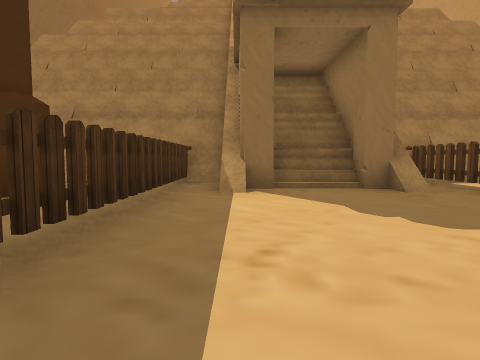
[1] (above)

24 first-person views from a walk through a 3-D level made in the Unity game engine. The camera is 1.2 m above the floor, tilts 4° down and sees 75° across. The floor is counted in squares, 2 m on a side. Each view is taken from the middle of a square. On the plan, view 1 faces up. The plan holds only what a view shows up to about 9 squares ahead; the rest is blank. The place goes on beyond the plan. The player character is not drawn. Some animated figures are left out. Some surface patterns are stand-ins.

[2]
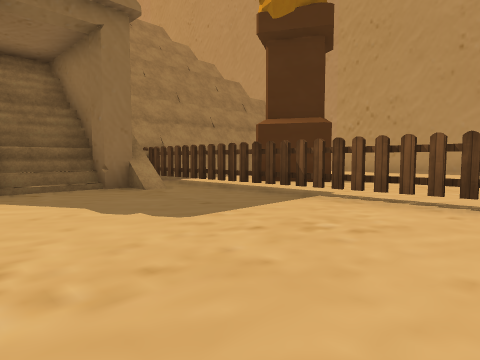

[3]
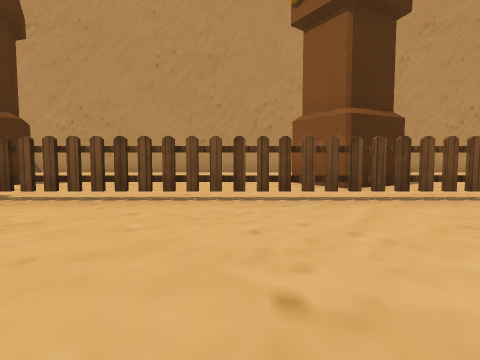

[4]
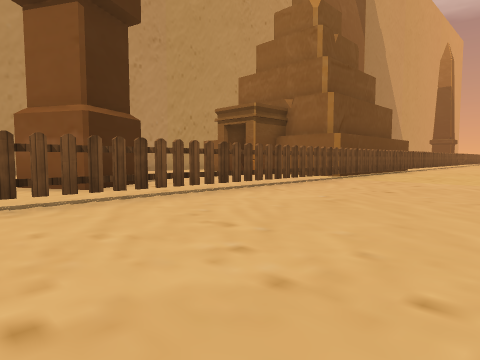

[5]
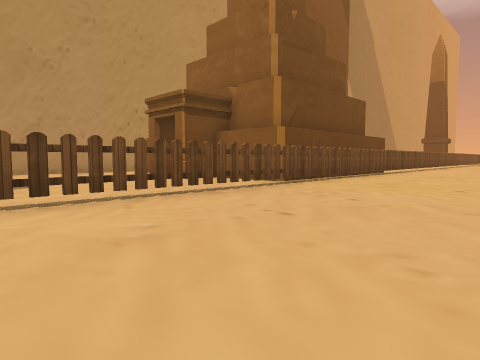

[6]
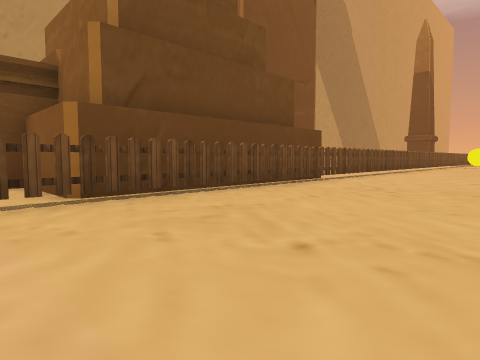

[7]
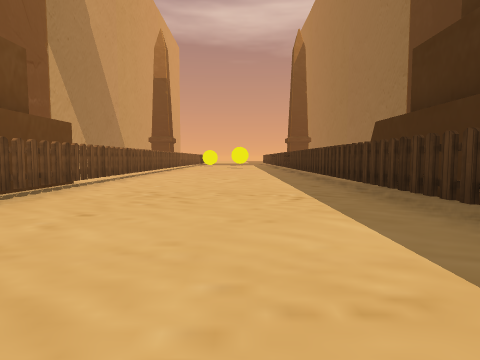

[8]
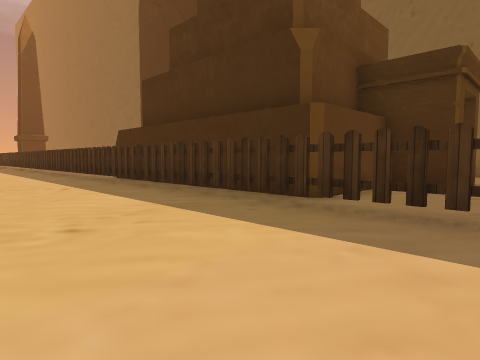

[9]
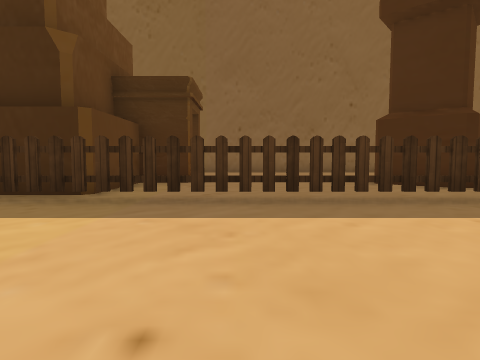

[10]
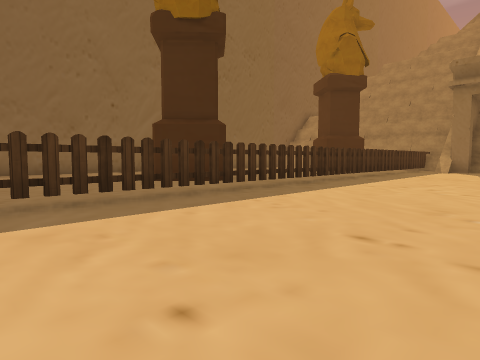

[11]
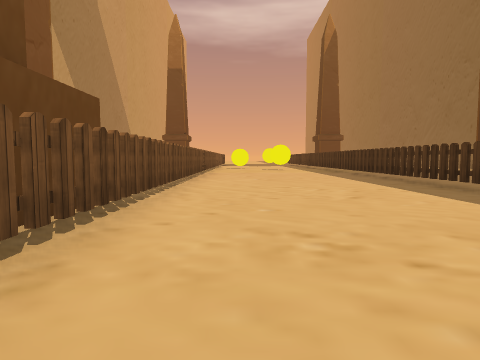

[12]
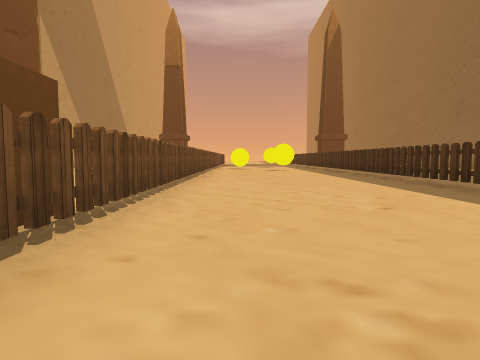

[13]
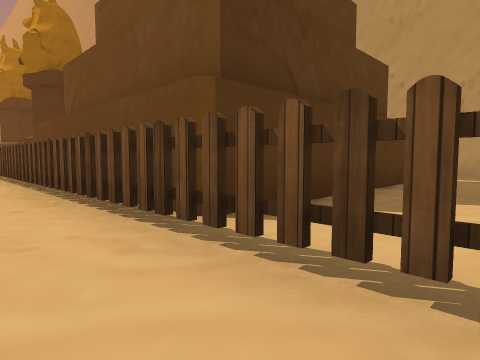

[14]
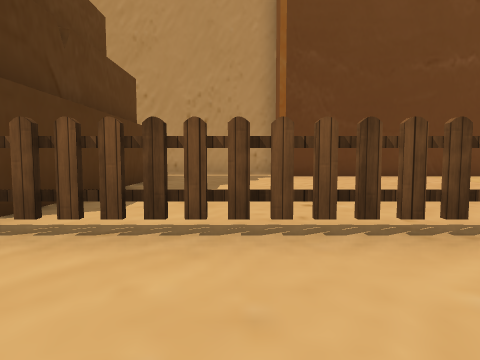

[15]
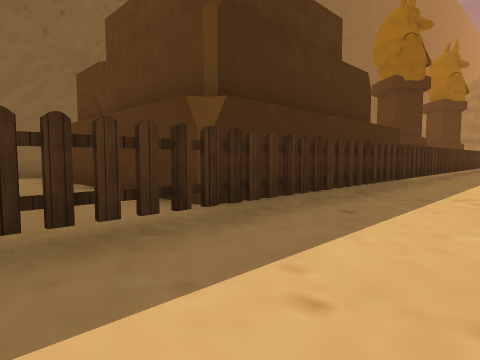

[16]
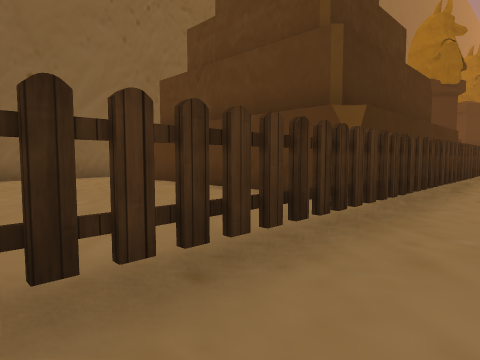

[17]
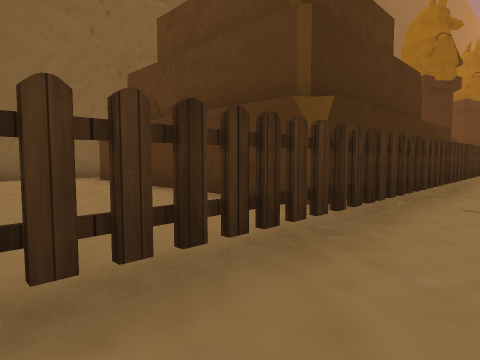

[18]
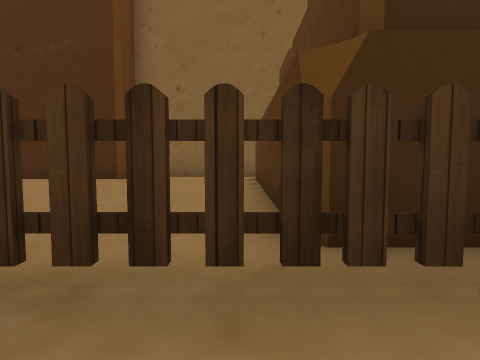

[19]
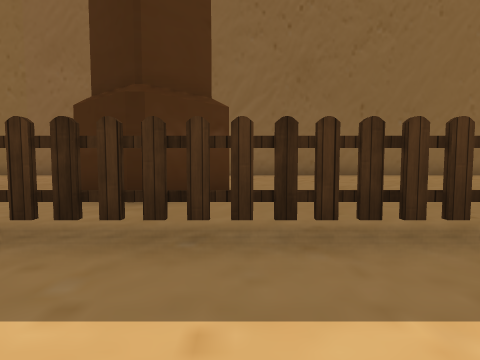

[20]
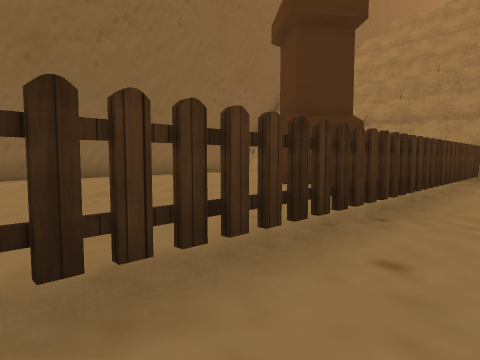

[21]
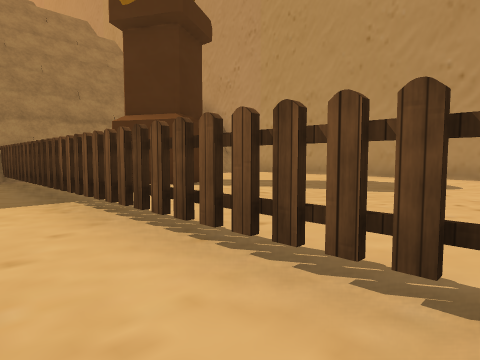

[22]
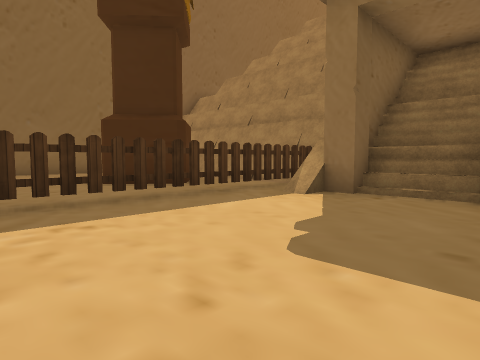

[23]
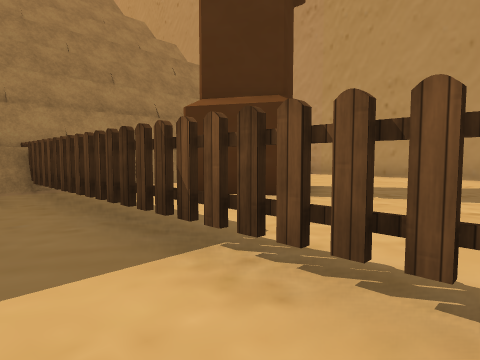

[24]
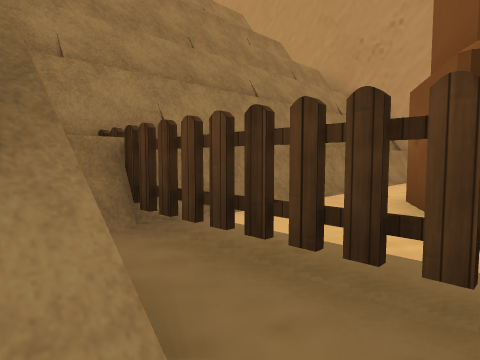

### Floor plan
Points are (right, up) in squares from view 1. A wall is a line through its corners. A room is listed if a view was taken in it or the views show most of it. See-through windows are left out.
Room 1 (views 1, 2, 3, 4, 5, 6, 7, 8, 9, 10, 11, 12, 13, 14, 15, 16, 17, 18, 19, 20, 21, 22, 23, 24)
walls: (6.9, -4.4) (6.3, -3.5); (6.1, -3.1) (7.8, -2.2); (-3.2, -3.5) (-4.4, -4.8); (-3.8, -2.8) (-3.5, -3.1); (-4.5, -10.4) (-2.1, -10.4) (-2.1, -17.6) (-9.1, -17.6); (-4.6, -2.1) (-4.1, -2.5); (7, 4) (6.2, 5.5); (13.4, -0.6) (13.4, 0.1); (3, 6.1) (2.4, 6.1) (2.4, 6.7); (6.8, 5.9) (7.7, 6.4); (0.6, 6.7) (0.6, 6.1) (0, 6); (10.9, -17.6) (4.9, -17.6) (4.9, -10.4) (6.5, -10.4); (-10, 0) (-10, -0.8); (2.6, 7.1) (2.6, 9.6); (-4, 6.1) (-3.1, 5.3) (-4.3, 3.9); (6.1, 7.9) (4.5, 7.9); (7.2, 7.9) (6.4, 7.9); (13.4, -18.6) (13.4, -18.1); (9.1, 7.9) (7.4, 7.9); (0.4, 9.6) (0.4, 7.1); (-10, -19.2) (-10, -20.8); (-8.8, -21.4) (-8.8, -22.1); (12.8, 7.9) (10.6, 7.9)
low walls: (2.6, 8.5) (0.4, 8.5); (2.6, 9) (0.4, 9); (8.4, 7.7) (6.2, 7.7); (2.6, 9.2) (0.4, 9.2); (11.8, 7.7) (10.5, 7.7)
objects: other object (-7, -10) to (-5, -9); fence (-1, -22); fence (-1, -21) to (-1, -20); fence (-1, -19) to (-1, -18); fence (-1, -17); fence (-1, -15); fence (-1, -13); fence (-1, -11); fence (-1, -10) to (-1, -9); fence (-1, -8) to (-1, -7); fence (-1, -6); fence (-1, -5) to (-1, -4); fence (-1, -3) to (-1, -2); fence (-1, -1) to (-1, 0); fence (-1, 1) to (-1, 2); fence (-1, 3); fence (-1, 4) to (-1, 5); fence (-1, 6) to (-1, 7); other object (-1, 8); fence (4, -22); fence (4, -21) to (4, -20); fence (4, -19) to (4, -18); fence (4, -17); fence (4, -15); fence (4, -13); fence (4, -11); fence (4, -10) to (4, -9); fence (4, -8) to (4, -7); fence (4, -6); fence (4, -5) to (4, -4); fence (4, -3) to (4, -2); fence (4, -1) to (4, 0); fence (4, 1); fence (4, 2) to (4, 3); fence (4, 4) to (4, 5); fence (4, 6) to (4, 7); fence (4, 8); other object (8, -10) to (9, -10)

Positions as (right, up) in squares from view 1, and headings:
1: (0, 0), facing up
2: (0, 0), facing up-right
3: (0, -1), facing right
4: (0, -1), facing down-right
5: (0, -4), facing down-right
6: (0, -9), facing down-right
7: (1, -10), facing down
8: (2, -8), facing down-left
9: (3, -8), facing left
10: (3, -9), facing up-left
11: (3, -13), facing down
12: (3, -14), facing down
13: (3, -20), facing up-right
14: (2, -20), facing right
15: (1, -20), facing up-left
16: (0, -22), facing up-left
17: (0, -21), facing up-left
18: (0, -18), facing left
19: (1, -2), facing left
20: (0, -2), facing up-left
21: (3, -2), facing up-right
22: (3, 1), facing up-left
23: (3, 1), facing up-right
24: (3, 5), facing up-right
